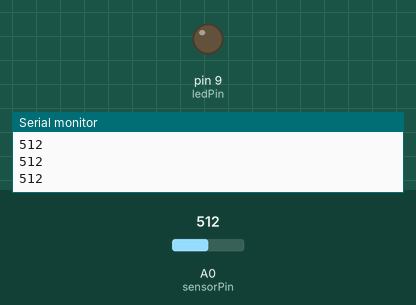
Recording of a sketch running on a simulated Arduino Uno, built with avr-gcc and run on an emulated ATmega328P. Shown: output pins drawn as LEDs (lit = HIGH), the last lines printed to the serial monitor. The inputs (shaded band) are chosen by the test bench; at power-on: A0 (sensorPin) = 512.

Above: at 1.3 s.
1.4 s: A0 (sensorPin) set to 310
2.9 s: A0 (sensorPin) set to 284
At 3.4 s:
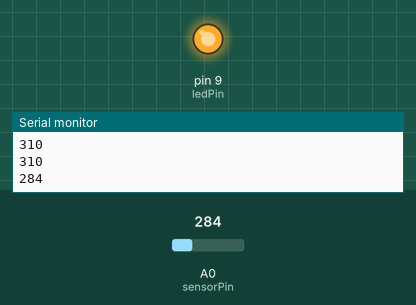
4.5 s: A0 (sensorPin) set to 306
At 5.7 s:
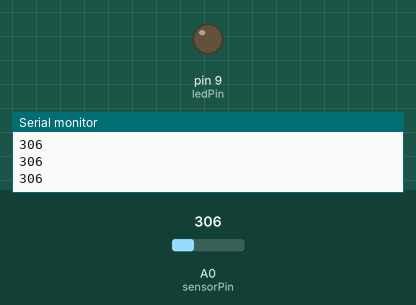
6.0 s: A0 (sensorPin) set to 290
At 6.9 s:
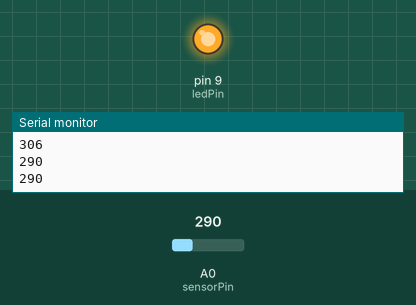
Timing chart, 0 to 8.5 s (numbered marks = the images above; inputs shaded):
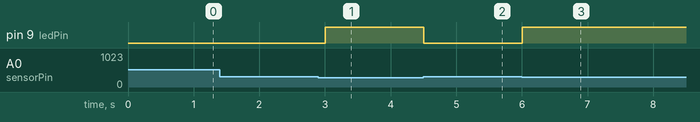

Measured:
- the behaviour switches between 300 and 299 on A0 (sensorPin) (found by bisection; images 0 and 1)
- after the input at 2.9 s, pin 9 (ledPin): LOW → HIGH after 0.10 s
- after the input at 4.5 s, pin 9 (ledPin): HIGH → LOW at once
- after the input at 6.0 s, pin 9 (ledPin): LOW → HIGH at once

The sketch:

code.ino
```cpp
int sensorPin = A0;
int ledPin = 9;

void setup() {
  pinMode(ledPin, OUTPUT);
  Serial.begin(9600);
}

void loop() {
  int value = analogRead(sensorPin);
  Serial.println(value);

  if(value < 300) {
    digitalWrite(ledPin, HIGH);  // Light ON
  } else {
    digitalWrite(ledPin, LOW);   // Light OFF
  }

  delay(500);
}
```
